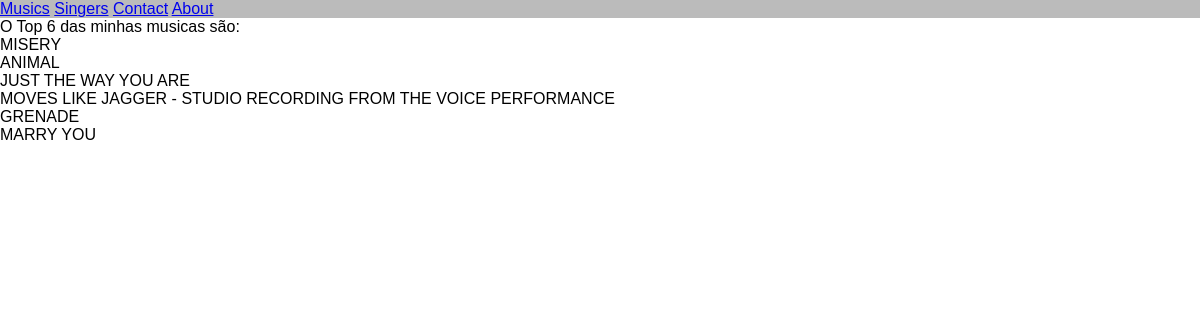
Page /top6musics/ on the committed database.
### listings/models.py (models this page shows, shortened)
class Band(models.Model):
    class Genre(models.TextChoices):
        HIP_HOP = 'HH'
        POP = 'PO'
        INDIE_POP = 'IP'
        CONTEMPORARY_COUNTRY = 'CC'
        ALTERNATIVE_RB = 'AR'
        FOLK_POP = 'FP'
    class Type(models.TextChoices):
        RECORDS = 'REC'
        CLOTHING = 'CLOT'
        POSTERS = 'POST'
        MISCELLANEOUS = 'MIS'
    title = models.fields.CharField(max_length=200, default='')
    genre = models.fields.CharField(choices=Genre.choices, max_length=5, default='')
    year_formed = models.fields.IntegerField(validators=[MinValueValidator(1900), MaxValueValidator(2023)], default=2000)
    sold = models.fields.BooleanField(default=False)
    type = models.fields.CharField(choices=Type.choices, max_length=6, default='')
    singer = models.ForeignKey(Singers, null=True, on_delete=models.SET_NULL)

### listings/views.py (the view)
# urls.py: path('top6musics/', views.top6Musicas_list),
def top6Musicas_list(request):
    bands = Band.objects.all()
    return render(request, 'listings/top6Musicas_list.html',
                  {'bands': bands})

### listings/templates/listings/top6Musicas_list.html
{% extends 'listings/base.html' %}
{% block content %}
<p>O Top 6 das minhas musicas são:</p>
    <ul>
        {% for title in bands|slice:"6" %}
            <li>{{title.title|upper}}</li>
        {% endfor %}
    </ul>
{% endblock %}

### listings/static/listings/styles.css (style rules this page uses)
* { margin:0px; padding:0px; box-sizing:border-box; font-family: "Poppins", sans-serif; }

### rows in the picture
Band: title "MISERY"
Band: title "ANIMAL"
Band: title "JUST THE WAY YOU ARE"
Band: title "MOVES LIKE JAGGER - STUDIO RECORDING FROM THE VOICE PERFORMANCE"
Band: title "GRENADE"
Band: title "MARRY YOU"
